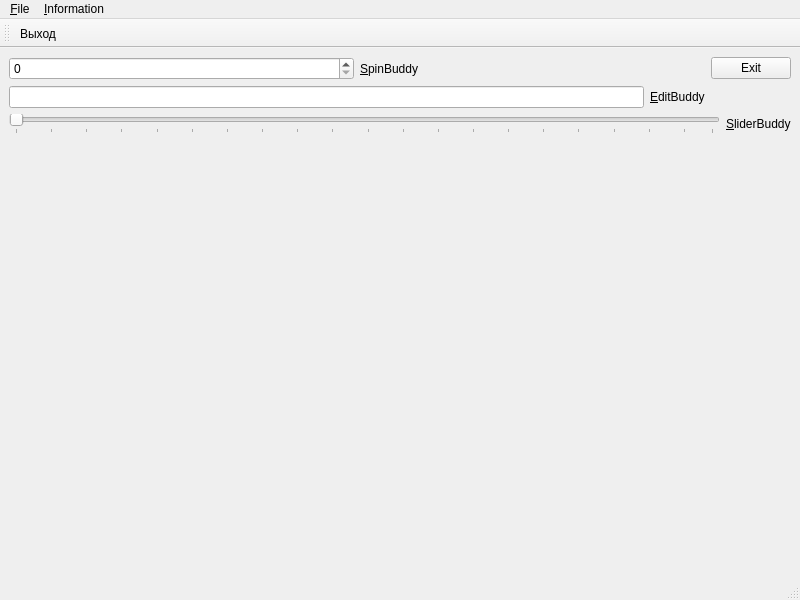
<?xml version="1.0" encoding="UTF-8"?>
<ui version="4.0">
 <class>MainWindow</class>
 <widget class="QMainWindow" name="MainWindow">
  <property name="geometry">
   <rect>
    <x>0</x>
    <y>0</y>
    <width>800</width>
    <height>600</height>
   </rect>
  </property>
  <property name="windowTitle">
   <string>Redactor</string>
  </property>
  <property name="windowIcon">
   <iconset resource="MyImages.qrc">
    <normaloff>:/Icons/Images_lab4/icon1.ico</normaloff>:/Icons/Images_lab4/icon1.ico</iconset>
  </property>
  <widget class="QWidget" name="centralwidget">
   <layout class="QGridLayout" name="gridLayout">
    <item row="0" column="0">
     <layout class="QHBoxLayout" name="horizontalLayout">
      <item>
       <widget class="QSpinBox" name="spinBox">
        <property name="sizePolicy">
         <sizepolicy hsizetype="Minimum" vsizetype="Fixed">
          <horstretch>0</horstretch>
          <verstretch>0</verstretch>
         </sizepolicy>
        </property>
        <property name="value">
         <number>0</number>
        </property>
       </widget>
      </item>
      <item>
       <widget class="QLabel" name="label">
        <property name="text">
         <string>&amp;SpinBuddy</string>
        </property>
        <property name="buddy">
         <cstring>spinBox</cstring>
        </property>
       </widget>
      </item>
     </layout>
    </item>
    <item row="2" column="0" colspan="2">
     <layout class="QHBoxLayout" name="horizontalLayout_3">
      <item>
       <widget class="QSlider" name="horizontalSlider">
        <property name="toolTip">
         <string comment="Value %"/>
        </property>
        <property name="maximum">
         <number>99</number>
        </property>
        <property name="orientation">
         <enum>Qt::Horizontal</enum>
        </property>
        <property name="tickPosition">
         <enum>QSlider::TicksBelow</enum>
        </property>
        <property name="tickInterval">
         <number>5</number>
        </property>
       </widget>
      </item>
      <item>
       <widget class="QLabel" name="label_3">
        <property name="text">
         <string>&amp;SliderBuddy</string>
        </property>
        <property name="buddy">
         <cstring>horizontalSlider</cstring>
        </property>
       </widget>
      </item>
     </layout>
    </item>
    <item row="0" column="1">
     <widget class="QPushButton" name="pushButton">
      <property name="text">
       <string>Exit</string>
      </property>
      <property name="icon">
       <iconset resource="MyImages.qrc">
        <normaloff>:/Pictures/Images_lab4/Disney_42.png</normaloff>:/Pictures/Images_lab4/Disney_42.png</iconset>
      </property>
     </widget>
    </item>
    <item row="1" column="0">
     <layout class="QHBoxLayout" name="horizontalLayout_2">
      <item>
       <widget class="QLineEdit" name="lineEdit"/>
      </item>
      <item>
       <widget class="QLabel" name="label_2">
        <property name="text">
         <string>&amp;EditBuddy</string>
        </property>
        <property name="buddy">
         <cstring>lineEdit</cstring>
        </property>
       </widget>
      </item>
     </layout>
    </item>
    <item row="3" column="0">
     <widget class="MyPicture" name="widget" native="true">
      <property name="sizePolicy">
       <sizepolicy hsizetype="Preferred" vsizetype="Expanding">
        <horstretch>0</horstretch>
        <verstretch>0</verstretch>
       </sizepolicy>
      </property>
     </widget>
    </item>
   </layout>
  </widget>
  <widget class="QMenuBar" name="menubar">
   <property name="geometry">
    <rect>
     <x>0</x>
     <y>0</y>
     <width>800</width>
     <height>25</height>
    </rect>
   </property>
   <widget class="QMenu" name="menu_File">
    <property name="title">
     <string>&amp;File</string>
    </property>
    <addaction name="action_Exit"/>
   </widget>
   <widget class="QMenu" name="menu_Information">
    <property name="title">
     <string>&amp;Information</string>
    </property>
    <addaction name="action_About"/>
   </widget>
   <addaction name="menu_File"/>
   <addaction name="menu_Information"/>
  </widget>
  <widget class="QStatusBar" name="statusbar">
   <property name="statusTip">
    <string>Нечего не делаю...</string>
   </property>
  </widget>
  <widget class="QToolBar" name="toolBar">
   <property name="windowTitle">
    <string>toolBar</string>
   </property>
   <attribute name="toolBarArea">
    <enum>TopToolBarArea</enum>
   </attribute>
   <attribute name="toolBarBreak">
    <bool>false</bool>
   </attribute>
   <addaction name="action_Exit"/>
  </widget>
  <action name="action_Exit">
   <property name="checkable">
    <bool>true</bool>
   </property>
   <property name="icon">
    <iconset resource="MyImages.qrc">
     <normaloff>:/Pictures/Images_lab4/spyder1.bmp</normaloff>:/Pictures/Images_lab4/spyder1.bmp</iconset>
   </property>
   <property name="text">
    <string>&amp;Выход</string>
   </property>
   <property name="toolTip">
    <string>Выход</string>
   </property>
   <property name="shortcut">
    <string>Ctrl+E</string>
   </property>
  </action>
  <action name="action_About">
   <property name="text">
    <string>&amp;About</string>
   </property>
  </action>
 </widget>
 <customwidgets>
  <customwidget>
   <class>MyPicture</class>
   <extends>QWidget</extends>
   <header>mypicture.h</header>
   <container>1</container>
   <slots>
    <signal>wheelsignal(int)</signal>
    <slot>scaleChanged(int)</slot>
   </slots>
  </customwidget>
 </customwidgets>
 <resources>
  <include location="MyImages.qrc"/>
 </resources>
 <connections>
  <connection>
   <sender>horizontalSlider</sender>
   <signal>valueChanged(int)</signal>
   <receiver>spinBox</receiver>
   <slot>setValue(int)</slot>
   <hints>
    <hint type="sourcelabel">
     <x>316</x>
     <y>157</y>
    </hint>
    <hint type="destinationlabel">
     <x>266</x>
     <y>89</y>
    </hint>
   </hints>
  </connection>
  <connection>
   <sender>lineEdit</sender>
   <signal>textChanged(QString)</signal>
   <receiver>MainWindow</receiver>
   <slot>myslot(QString)</slot>
   <hints>
    <hint type="sourcelabel">
     <x>487</x>
     <y>126</y>
    </hint>
    <hint type="destinationlabel">
     <x>564</x>
     <y>333</y>
    </hint>
   </hints>
  </connection>
  <connection>
   <sender>spinBox</sender>
   <signal>valueChanged(int)</signal>
   <receiver>horizontalSlider</receiver>
   <slot>setValue(int)</slot>
   <hints>
    <hint type="sourcelabel">
     <x>317</x>
     <y>92</y>
    </hint>
    <hint type="destinationlabel">
     <x>330</x>
     <y>167</y>
    </hint>
   </hints>
  </connection>
  <connection>
   <sender>MainWindow</sender>
   <signal>mysignal(int)</signal>
   <receiver>spinBox</receiver>
   <slot>setValue(int)</slot>
   <hints>
    <hint type="sourcelabel">
     <x>400</x>
     <y>373</y>
    </hint>
    <hint type="destinationlabel">
     <x>287</x>
     <y>93</y>
    </hint>
   </hints>
  </connection>
  <connection>
   <sender>pushButton</sender>
   <signal>clicked()</signal>
   <receiver>MainWindow</receiver>
   <slot>close()</slot>
   <hints>
    <hint type="sourcelabel">
     <x>747</x>
     <y>90</y>
    </hint>
    <hint type="destinationlabel">
     <x>760</x>
     <y>194</y>
    </hint>
   </hints>
  </connection>
  <connection>
   <sender>horizontalSlider</sender>
   <signal>valueChanged(int)</signal>
   <receiver>widget</receiver>
   <slot>scaleChanged(int)</slot>
   <hints>
    <hint type="sourcelabel">
     <x>397</x>
     <y>156</y>
    </hint>
    <hint type="destinationlabel">
     <x>438</x>
     <y>457</y>
    </hint>
   </hints>
  </connection>
  <connection>
   <sender>spinBox</sender>
   <signal>textChanged(QString)</signal>
   <receiver>lineEdit</receiver>
   <slot>setText(QString)</slot>
   <hints>
    <hint type="sourcelabel">
     <x>154</x>
     <y>88</y>
    </hint>
    <hint type="destinationlabel">
     <x>162</x>
     <y>131</y>
    </hint>
   </hints>
  </connection>
  <connection>
   <sender>pushButton</sender>
   <signal>clicked()</signal>
   <receiver>action_Exit</receiver>
   <slot>trigger()</slot>
   <hints>
    <hint type="sourcelabel">
     <x>748</x>
     <y>90</y>
    </hint>
    <hint type="destinationlabel">
     <x>-1</x>
     <y>-1</y>
    </hint>
   </hints>
  </connection>
  <connection>
   <sender>widget</sender>
   <signal>wheelsignal(int)</signal>
   <receiver>horizontalSlider</receiver>
   <slot>setValue(int)</slot>
   <hints>
    <hint type="sourcelabel">
     <x>140</x>
     <y>355</y>
    </hint>
    <hint type="destinationlabel">
     <x>109</x>
     <y>157</y>
    </hint>
   </hints>
  </connection>
 </connections>
 <slots>
  <signal>mysignal(int)</signal>
  <slot>myslot(QString)</slot>
 </slots>
</ui>
